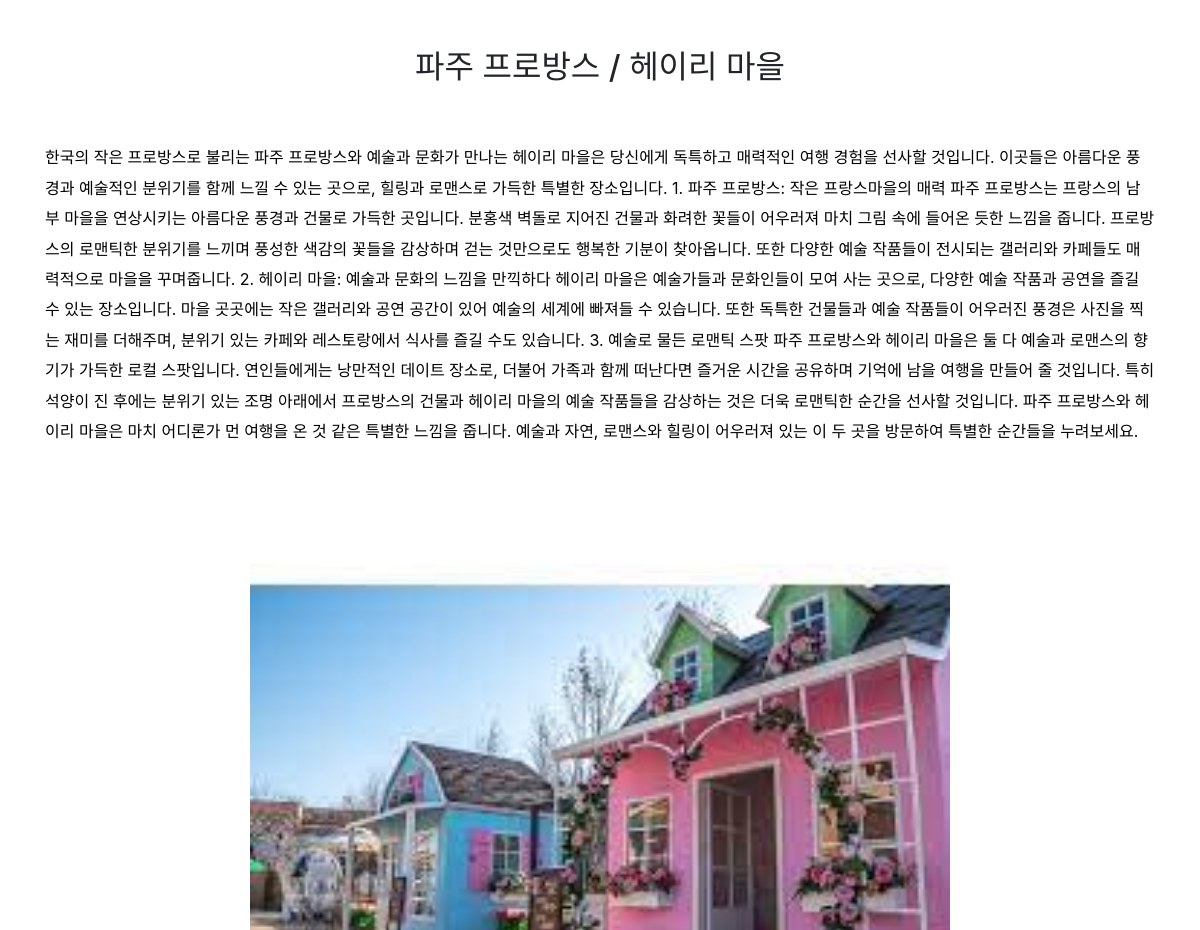
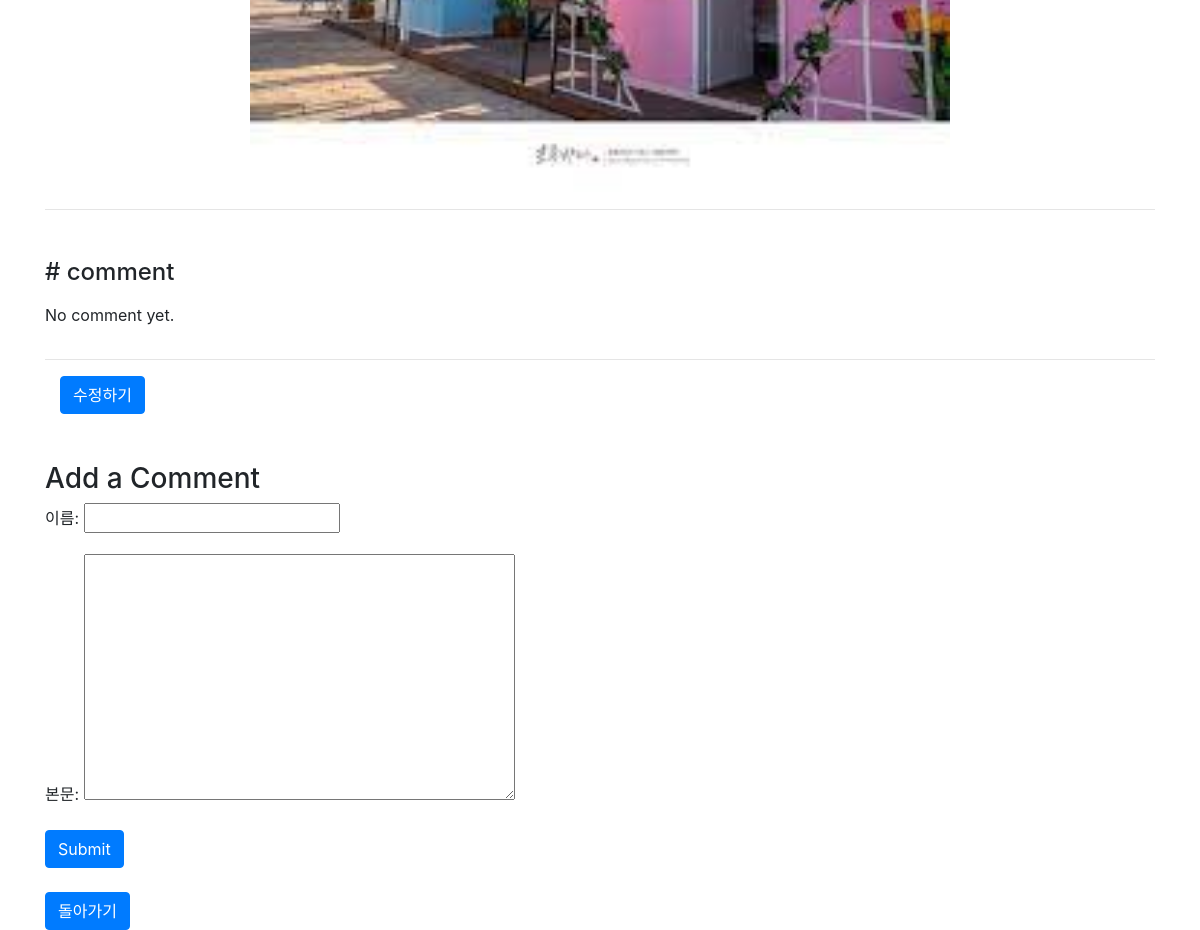
Screenshot of /post/detail/62/ with the database file from the repository (2 pictures, top to bottom).
### post/models.py (models this page shows, shortened)
class Post(models.Model):
    title=models.CharField(max_length=200, verbose_name='제목')
    body=models.TextField(verbose_name='본문')
    created_at=models.DateTimeField(auto_now_add=True, verbose_name='작성일')
    author=models.ForeignKey(Bcuser, on_delete=models.CASCADE, verbose_name='작성자')
    imgfile=models.ImageField(null=True, upload_to="", blank=True)  #이미지 칼럼 추가
    class Meta:
        db_table='Post_table'
        verbose_name='포스트'
        verbose_name_plural='포스트들'

### post/views.py (the view)
# urls.py: path('detail/<int:pk>/', views.post_detail, name='post_detail'), # 127.0.0.1:8000/post/detail/1
def post_detail(request, pk):
    post=get_object_or_404(Post, pk=pk) # Post : models의 Post 데이터베이스
    comments=post.comments.all()
    if request.method == 'POST':
        comment_form=CommentForm(request.POST)
        if comment_form.is_valid():
            comment=comment_form.save(commit=False)
            comment.post=post
            comment.save()
            return redirect('post_detail', pk=post.pk)
    else:
        comment_form=CommentForm()
    return render(request, 'post_detail.html', {'post':post,'comments':comments,'comment_form':comment_form})

### post/forms.py
class CommentForm(forms.ModelForm):
    class Meta:
        model = Comment
        fields = ['name','body']

### post/templates/post_detail.html (shortened to what this page needs)
{% extends "base.html" %}
{% block contents %}
<div class="row mt-5">
    <div class="col-12 text-center">
        <h2>{{post.title}}</h2>
    </div>
</div>
<div class="row mt-5">
    <div class="col-12">
        <p class="post-body">{{post.body}}</p>
    </div>
</div>
{% if post.imgfile %}
<div class="row mt-5">
    <div class="col-12 text-center">
    </div>
</div>
<div class="row">
    <div class="col-12 text-center">
        <img src="{{ post.imgfile.url }}" width="700">
    </div>
</div>
{% endif %}
<hr>
<div class="row mt-5">
    <div class="col-12">
        <h4>&#35; comment</h4>
        {% for comment in comments%}
        <div class="comment">
            <div class="comment-name">{{comment.name}}</div>
            <p>{{comment.body}}</p>
        </div>
        {% empty %}
        <p>No comment yet.</p>
        {% endfor %}
    </div>
</div>
<hr>
<div class="col-12 mt-2">
    <a href="/post/detail/{{post.id}}/modify/"><button type="button" class="btn btn-primary">수정하기</button></a>
</div>
<div class="row mt-5">
    <div class="col-12">
        <h3>Add a Comment</h3>
        <form method="POST">
            {{comment_form.as_p}}
            <button type="submit" class="btn btn-primary">Submit</button>
        </form>
    </div>
    <div class="col-12 mt-2">
        <button type="button" class="btn btn-primary" onclick="location.href='/post/post_list'">돌아가기</button>
    </div>
</div>
{% endblock %}

### post/templates/post_detail.html (style rules this page uses)
.post-body { font-size: 1.0em; font-weight: 400; line-height: 1.9; color: black; }

### rows the page displays
Post: title "파주 프로방스 / 헤이리 마을", body "한국의 작은 프로방스로 불리는 파주 프로방스와 예술과 문화가 만나는 헤이리 마을은 당신에게 독특하고 매력적인 여행 경험을 선사할 것입니다. 이곳들은 아름다운 풍경과 예술적인 분위기를 함께 느낄 수 있는 곳으로, 힐링과 로맨스로 가득한 특별한 장소입니다. 1. 파주 프로방스: 작은 프랑스마을의 매력 파주 프로방스는 프랑스의 남부 마을을 연상시키는 아름다운 풍경과 건물로 가득한 곳입니다. 분홍색 벽돌로 지어진 건물과 화려한 꽃들이 어우러져 마치 그림 속에 들어온 듯한 느낌을 줍니다. 프로방스의 로맨틱한 분위기를 느끼며 풍성한 색감의 꽃들을 감상하며 걷는 것만으로도 행복한 기분이 찾아옵니다. 또한 다양한 예술 작품들이 전시되는 갤러리와 카페들도 매력적으로 마을을 꾸며줍니다. 2. 헤이리 마을: 예술과 문화의 느낌을 만끽하다 헤이리 마을은 예술가들과 문화인들이 모여 사는 곳으로, 다양한 예술 작품과 공연을 즐길 수 있는 장소입니다. 마을 곳곳에는 작은 갤러리와 공연 공간이 있어 예술의 세계에 빠져들 수 있습니다. 또한 독특한 건물들과 예술 작품들이 어우러진 풍경은 사진을 찍는 재미를 더해주며, 분위기 있는 카페와 레스토랑에서 식사를 즐길 수도 있습니다. 3. 예술로 물든 로맨틱 스팟 파주 프로방스와 헤이리 마을은 둘 다 예술과 로맨스의 향기가 가득한 로컬 스팟입니다. 연인들에게는 낭만적인 데이트 장소로, 더불어 가족과 함께 떠난다면 즐거운…", imgfile (picture)
